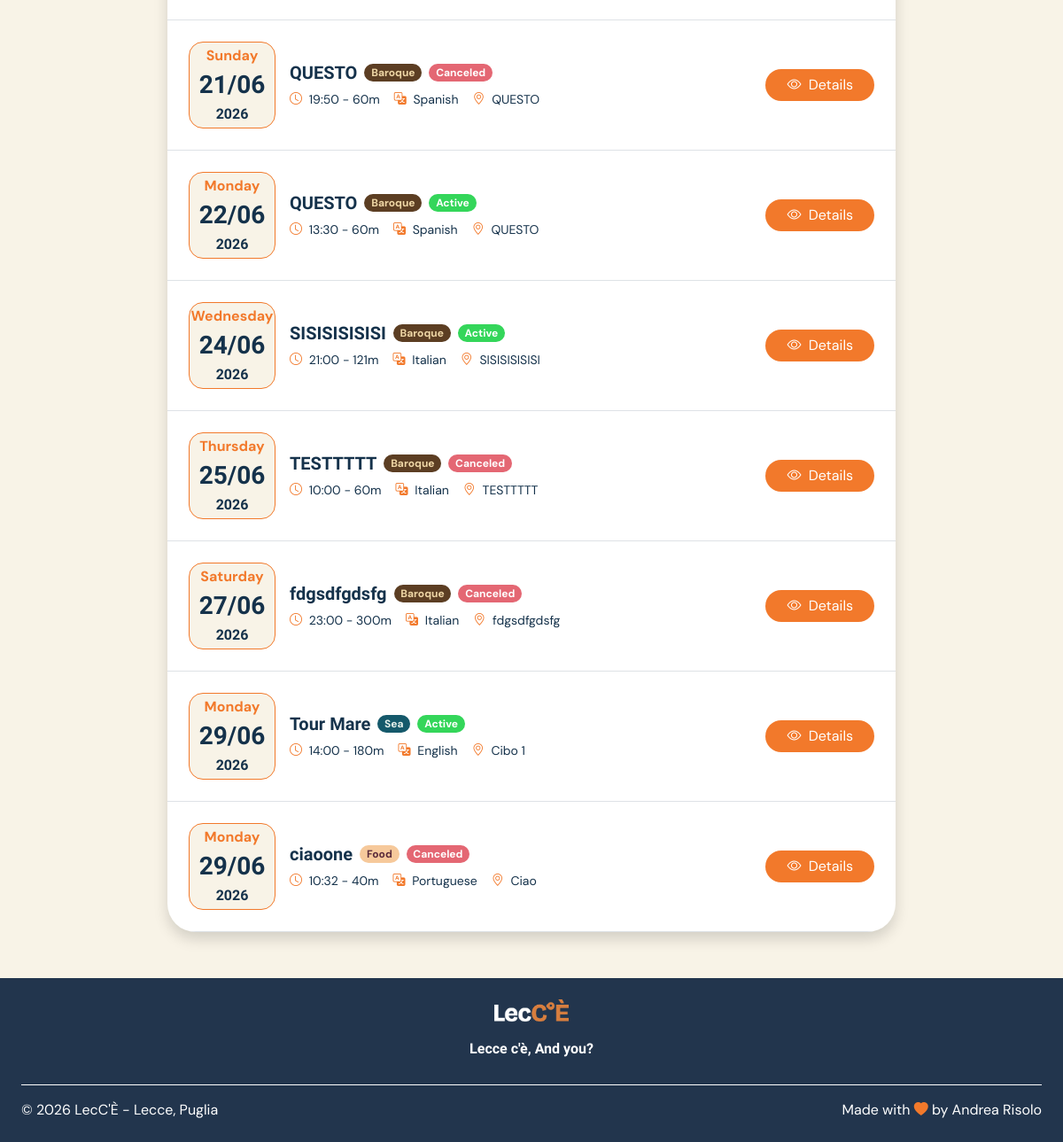
The app's page /schedule (signed in, lower part), older data.
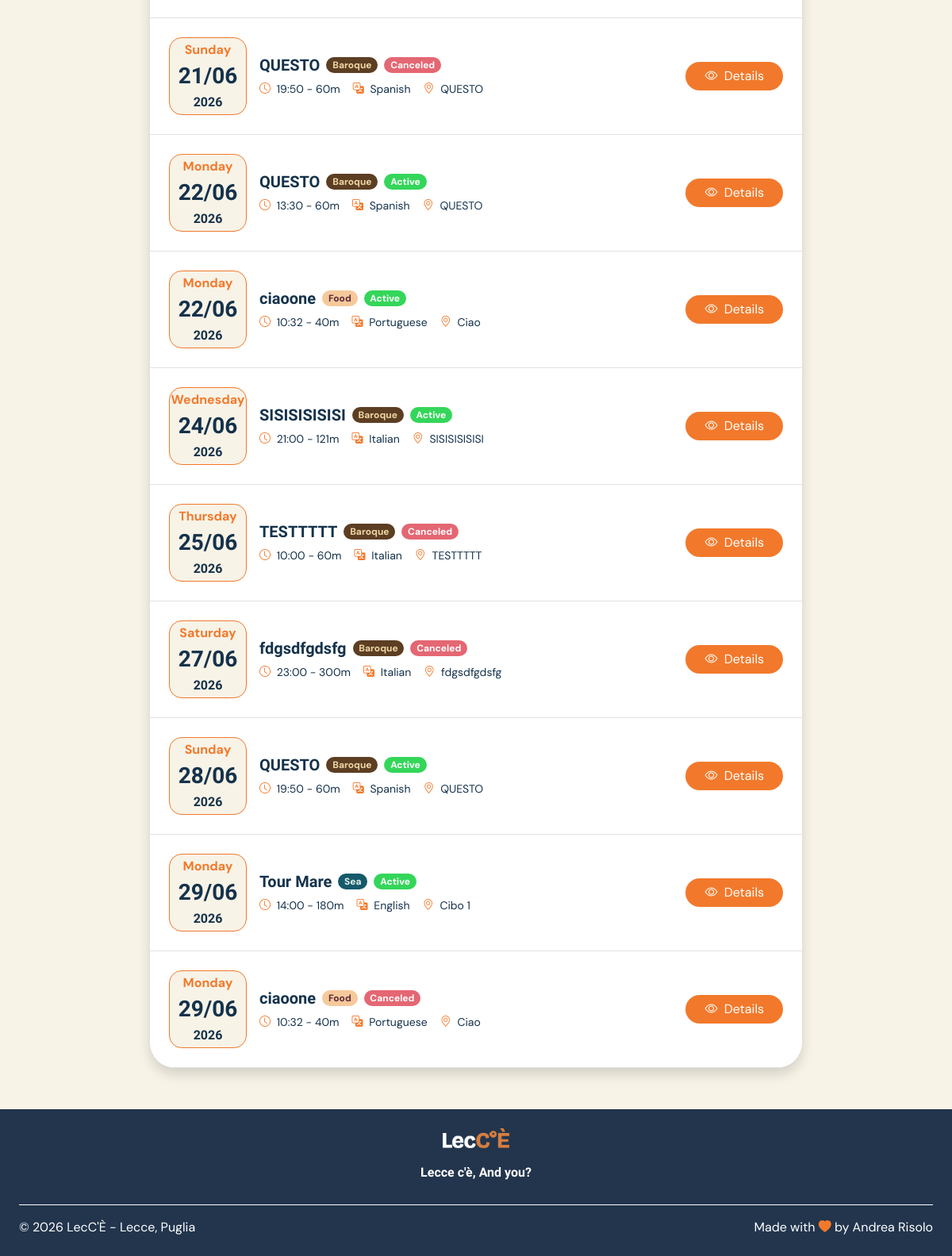
The same page, newer data.
### tables this page shows
CREATE TABLE "tour_occurrences" (
	"id"	TEXT,
	"tour_id"	TEXT NOT NULL,
	"date"	TEXT NOT NULL,
	"start_time"	TEXT NOT NULL,
	"state"	TEXT NOT NULL DEFAULT 'not_departed',
	PRIMARY KEY("id"),
	FOREIGN KEY("tour_id") REFERENCES "tours"("id")
);

CREATE TABLE "tours" (
	"id"	TEXT,
	"guide_id"	TEXT NOT NULL,
	"language_id"	TEXT NOT NULL,
	"title"	TEXT NOT NULL,
	"description"	TEXT NOT NULL,
	"duration"	INTEGER NOT NULL,
	"max_participants"	INTEGER NOT NULL,
	"theme_id"	INTEGER NOT NULL,
	"state"	TEXT NOT NULL DEFAULT 'active',
	PRIMARY KEY("id"),
	FOREIGN KEY("guide_id") REFERENCES "users"("id") ON DELETE CASCADE,
	FOREIGN KEY("language_id") REFERENCES "languages"("id") ON DELETE CASCADE,
	FOREIGN KEY("theme_id") REFERENCES "tour_themes"("id")
);

CREATE TABLE "tour_themes" (
	"id"	INTEGER,
	"name"	TEXT NOT NULL,
	"emoji"	TEXT NOT NULL,
	"description"	TEXT NOT NULL,
	PRIMARY KEY("id" AUTOINCREMENT)
);

CREATE TABLE "languages" (
	"id"	INTEGER,
	"name"	TEXT NOT NULL UNIQUE,
	PRIMARY KEY("id" AUTOINCREMENT)
);

CREATE TABLE "stops" (
	"id"	TEXT,
	"tour_id"	TEXT NOT NULL,
	"place_name"	TEXT NOT NULL,
	"order_number"	INTEGER NOT NULL,
	PRIMARY KEY("id"),
	FOREIGN KEY("tour_id") REFERENCES "tours"("id") ON DELETE CASCADE
);

### app.py (the view)
@login_required
@app.route("/schedule")
def personal_schedule():
    today = date.today()
    if current_user.role == "guide":
        occurrences = occurrencies_dao.get_not_empty_occurrences_by_guide_id(current_user.id)
        for occurrence in occurrences:
            occurrence.tour = tours_dao.get_tour_by_id(occurrence.tour_id)
            occurrence.tour.language = languages_dao.get_language_by_id(occurrence.tour.language_id)["name"]
            occurrence.tour.theme = themes_dao.get_theme_by_id(occurrence.tour.theme_id)
            occurrence.tour.stops = stops_dao.get_first_stop_by_tour(occurrence.tour)
        upcoming = occurrences
    else:
        reservations = reservations_dao.get_reservations_by_participant_id(current_user.id)
        occurrencies = []
        for reservation in reservations:
            occurrence = occurrencies_dao.get_occurrence_by_id(reservation.occurrence_id)
            occurrence.tour = tours_dao.get_tour_by_id(occurrence.tour_id)
            occurrence.tour.language = languages_dao.get_language_by_id(occurrence.tour.language_id)["name"]
            occurrence.tour.theme = themes_dao.get_theme_by_id(occurrence.tour.theme_id)
            occurrence.tour.stops = stops_dao.get_first_stop_by_tour(occurrence.tour)
            occurrence.reservation = reservation
            occurrencies.append(occurrence)
        upcoming = occurrencies
    return render_template("personal_schedule.html", upcoming=upcoming)

### app.py (called while the page is built)
@login_manager.user_loader
def load_user(user_id):
    db_user=users_dao.get_user_by_id(user_id)
    return db_user

### database/daos/languages.py (called while the page is built)
@connect_db
def get_language_by_id(conn, cursor, id):
    query="SELECT * FROM languages WHERE id=(?)"
    cursor.execute(query, (id,))
    language=cursor.fetchone()
    if language is None:
        return None
    return dict(language)

### database/daos/occurrencies.py (called while the page is built)
@connect_db
def get_occurrence_by_id(conn, cursor, occurrence_id):
    query="SELECT * FROM tour_occurrences WHERE id=(?)"
    cursor.execute(query, (occurrence_id,))
    occurrence=cursor.fetchone()
    if occurrence is None:
        return None
    occurrence_obj=Occurrence(occurrence["id"], occurrence["tour_id"], datetime.datetime.strptime(occurrence["date"], "%Y-%m-%d").date(), occurrence["start_time"], occurrence["state"])
    return occurrence_obj

### database/daos/stops.py (called while the page is built)
@connect_db
def get_first_stop_by_tour(conn, cursor, tour):
    query = "SELECT place_name FROM stops WHERE tour_id=(?) ORDER BY order_number ASC LIMIT 1"
    cursor.execute(query, (tour.id,))
    stop = cursor.fetchone()
    if stop:
        return stop["place_name"]
    else:
        return None

### database/daos/themes.py (called while the page is built)
@connect_db
def get_theme_by_id(conn, cursor, id):
    query="SELECT * FROM tour_themes WHERE id=(?)"
    cursor.execute(query, (id,))
    theme=cursor.fetchone()
    if theme is None:
        return None
    theme_obj=Theme(theme["id"], theme["name"], theme["emoji"], theme["description"])
    return theme_obj

### database/daos/tours.py (called while the page is built)
@connect_db
def get_tour_by_id(conn, cursor, id):
    query="SELECT * FROM tours WHERE id=(?)"
    cursor.execute(query, (id,))
    tour=cursor.fetchone()
    if tour is None:
        return None
    tour_obj=Tour(tour["id"], tour["title"], tour["description"], tour["duration"], tour["max_participants"], tour["theme_id"], tour["language_id"], tour["guide_id"], tour["state"])
    return tour_obj

### database/daos/users.py (called while the page is built)
@connect_db
def get_user_by_id(conn, cursor, id):
    query="SELECT * FROM users WHERE id=(?)"
    cursor.execute(query, (id,))
    user=cursor.fetchone()
    if user is None:
        return None
    user_obj=User(user["id"], user["role"], user["email"], user["password"], user["first_name"], user["last_name"], user["profile_photo"])
    return user_obj

### templates/personal_schedule.html (shortened to what this page needs)
{% extends "base.html" %}
{% block content %}
<main class="mx-4 my-5">
    <div class="container w-75">
        <section class="mb-5">
            <div class="bg-white rounded-5 shadow overflow-hidden">
                {% if upcoming|length > 0 %}
                {% for occurrence in upcoming %}
                {% include "booking_card.html" %}
                {% endfor %}
                {% else %}
                <div class="d-flex justify-content-center p-4">
                    <p class="mb-0">No upcoming occurrences found</p>
                </div>
                {% endif %}
            </div>
        </section>
    </div>
</main>
{% endblock %}

### templates/base.html (shortened to what this page needs)
<!doctype html>
<html lang="en">
<head>
    <link href="https://cdn.jsdelivr.net/npm/bootstrap@5.3.5/dist/css/bootstrap.min.css" rel="stylesheet"
>
    <link rel="stylesheet" href="https://cdn.jsdelivr.net/npm/bootstrap-icons@1.11.3/font/bootstrap-icons.min.css">
    <link rel="stylesheet" href="{{ url_for('static', filename='css/style.css') }}">
    <link rel="stylesheet" href="{{ url_for('static', filename='css/themes.css') }}">
    <link rel="stylesheet" href="https://cdn.jsdelivr.net/npm/flatpickr/dist/flatpickr.min.css">
</head>
<body class="min-vh-100 d-flex flex-column">
    <div class="container-fluid flex-grow-1">
        {%block content %}{% endblock %}
    </div>
    <footer class="lecce-secondary-background mt-1 p-4">
        <div class="d-flex flex-column align-items-center text-center">
            <img class="lecce-logo mb-2"
                src="{{ url_for('static', filename='images/utility_images/LecCE_logo_secondary.png') }}"
                alt="LecCÈ Logo">
            <p class="lecce-text-impact fw-semibold lh-lg mb-4">
                Lecce c'è, And you?
            </p>
        </div>
        <div class="d-flex flex-column flex-md-row justify-content-between gap-2 border-top border-white pt-3">
            <span class="mb-0">
                © 2026 LecC'È - Lecce, Puglia
            </span>
            <span class="mb-0">
                Made with <i class="bi bi-heart-fill lecce-primary-color"></i> by Andrea Risolo
            </span>
        </div>
    </footer>
</body>
</html>

### templates/booking_card.html (shortened to what this page needs)
<div class="d-flex flex-row align-items-center justify-content-between gap-3 p-4 border-bottom">
    <div class="d-flex align-items-center gap-3">
        <div class="rounded-4 lecce-profile-date p-5">
            <span class="lecce-primary-color fw-bold mb-0 fs-6">{{ occurrence.date.strftime('%A') }}</span>
            <span class="lecce-text-impact lecce-secondary-color fw-bold fs-3 mb-0">{{ occurrence.date.strftime('%d/%m')
                }}</span>
            <span class="lecce-text-impact lecce-secondary-color fw-bold fs-6 mb-0">{{ occurrence.date.strftime('%Y')
                }}</span>
        </div>
        <div>
            <div class="d-flex align-items-center gap-2 mb-2">
                <h3 class="h5 lecce-text-impact lecce-secondary-color fw-bold m-0">
                    <a href="{{ url_for('tour', id=occurrence.tour.id) }}"
                        class="text-decoration-none lecce-secondary-color">
                        {{ occurrence.tour.title }}
                    </a>
                </h3>
                <div
                    class="badge rounded-4 lecce-{{ occurrence.tour.theme.name.lower() }}-background lecce-{{ occurrence.tour.theme.name.lower() }}-text">
                    {{ occurrence.tour.theme.name }}</div>
                {% if occurrence.reservation is not none and occurrence.reservation.state == "canceled" %}
                <div class="badge rounded-4 lecce-negative-background">Canceled</div>
                {% endif %}
                {% if occurrence.reservation is not none and occurrence.reservation.state == "active" %}
                <div class="badge rounded-4 lecce-positive-background">Active</div>
                {% endif %}
            </div>
            <div class="d-flex flex-wrap gap-3 small lecce-secondary-color">
                <span>
                    <i class="bi bi-clock lecce-primary-color me-1"></i>
                    {{ occurrence.start_time }} - {{ occurrence.tour.duration }}m
                </span>
                <span>
                    <i class="bi bi-translate lecce-primary-color me-1"></i>
                    {{ occurrence.tour.language }}
                </span>
                <span>
                    <i class="bi bi-geo-alt lecce-primary-color me-1"></i>
                    {{ occurrence.tour.stops }}
                </span>
            </div>
        </div>
    </div>
    <div>
        {% if current_user.role == 'participant' and current_user.id == occurrence.reservation.participant_id %}
        <a href="{{ url_for('reservation', id=occurrence.reservation.id) }}"
            class="btn lecce-btn lecce-primary-background px-4">
            <i class="bi bi-eye me-1"></i>
            Details
        </a>
        {% endif %}
    </div>
</div>

### static/css/style.css (style rules this page uses)
body { background-color: #F8F3E7; font-family: "DM Sans", sans-serif; }
.lecce-logo { height: 2rem; }
.lecce-text-impact { font-family: "Bricolage Grotesque", sans-serif; }
.lecce-positive-background { background-color: #34d65a; }
.lecce-negative-background { background-color: #e46773; }
.lecce-btn { color: white; border: none; border-radius: 1000px; }
.lecce-primary-background { background-color: #F2792B; color: white; }
.lecce-secondary-background { background-color: #22354d; color: white; }
.lecce-profile-date { background-color: #F8F3E7; border: 0.1rem solid #F2792B; aspect-ratio: 1/1; border-radius: 0%; width: 4rem; height: 4rem; display: flex; flex-direction: column; align-items: center; justify-content: center; }

### static/css/themes.css (style rules this page uses)
.lecce-baroque-background { background-color: #5c3e23; }
.lecce-baroque-text { color: #EFD7A6; }
.lecce-sea-background { background-color: #15596B; }
.lecce-sea-text { color: #E7F1EC; }
.lecce-food-background { background-color: #F6C99B; }
.lecce-food-text { color: #5A2A3A; }

Row changes from the older to the newer data that the page shows:
added tour_occurrences: date "Monday", date "22/06", date "2026", tour "ciaoone", tour.theme.name "Food", shows "Active", start_time "10:32", tour.duration "40", tour.language "Portuguese", tour.stops "Ciao"
now on this page (row unchanged): tour_occurrences: date "Sunday", date "28/06", date "2026", tour "QUESTO", tour.theme.name "Baroque", shows "Active", start_time "19:50", tour.duration "60", tour.language "Spanish", tour.stops "QUESTO"
